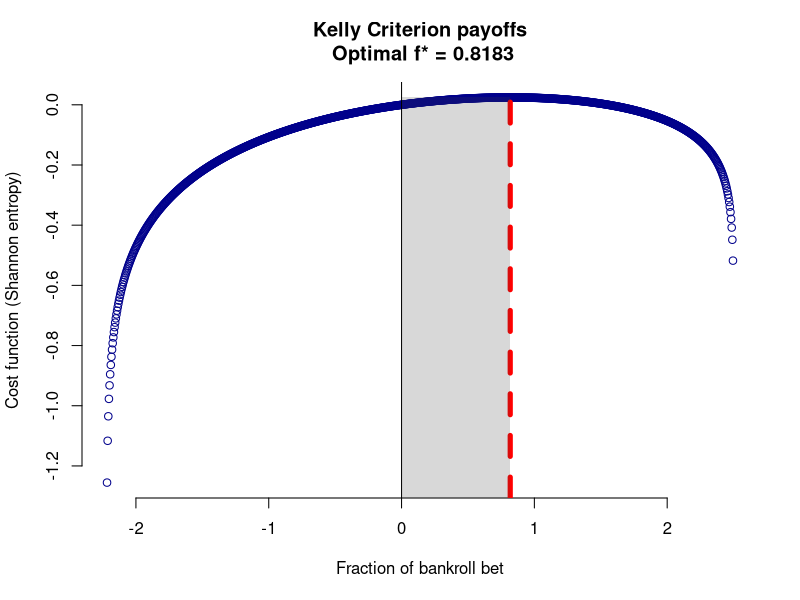

Generate this figure with R:
# Jens Olson
# jens.olson@gmail.com

# Input payoffs as returns on capital invested
payoffs <- c(-.4, -.2, .0, .25, .45)

# Input outcome probabilities; need not sum to 1
probs <- c(.1, .2, .3, .2, .2)

# Scale to sum to 1
probs <- probs/sum(probs)

# Bet size limited to inverse of max downside payoff
lo <- -1/max(payoffs)
hi <- -1/min(payoffs)

fs <- seq(from=lo, to=hi, length.out=1e3)

# Define Shannon entropy function
shanEnt <- function(prbs, pays, fStar) {
  ent <- sum(prbs*log(1+fStar*pays))
  return(ent)
}

o <- optimize(f=shanEnt, prbs=probs, pays=payoffs,
              interval=c(lo, hi), maximum=T)

res <- mapply(shanEnt, list(probs), list(payoffs), fs)

#Exclude extreme values from plot
f_plots <- fs[2:(length(fs)-1)]
res_plots <- res[2:(length(fs)-1)]

plot(f_plots, res_plots,
     main=paste("Kelly Criterion payoffs\n",
                "Optimal f* =", round(o$maximum, 4)),
     xlab="Fraction of bankroll bet",
     ylab="Cost function (Shannon entropy)",
     frame.plot=F, pch=1, col="dark blue")

abline(v=c(0, o$maximum), col=c("black", "red"),
       lty=c(1, 2), lwd=c(1, 5))

# Draw grey box in rational betting area
box_min <- min(res_plots)-1
shade <- rgb(.25, .25, .25, 0.2)

if (o$maximum < 0) {
  polygon(x=c(o$maximum, 0, 0, o$maximum),
          y=c(box_min, box_min, o$objective, o$objective),
          col=shade,
          border=F)
} else {
  polygon(x=c(0, o$maximum, o$maximum, 0),
          y=c(box_min, box_min, o$objective, o$objective),
          col=shade,
          border=F)
}

